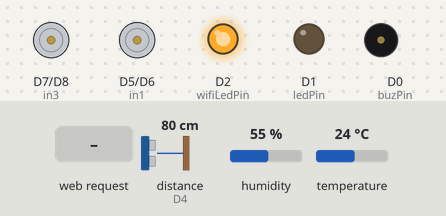
Simulated run of this sketch. Board: ESP8266 (NodeMCU). Shown: motor-driver pin pairs drawn as motors (green arrow = first pin HIGH = forward, orange = second pin HIGH = backward, longer = more drive), output pins drawn as LEDs (lit = HIGH), buzzer (waves = sounding, pin HIGH). The test bench sets the inputs (shaded band); at power-on: distance to the obstacle (sensor on D4) 80 cm, humidity 55 %, temperature 24 °C. The echo pulse lasts 58.3 µs per cm; pins used as bus, display or sensor lines are not drawn; what the sketch prints to the serial monitor is not drawn.

Above: at 1.2 s.
1.3 s: HTTP request GET /?State=F received
At 2.4 s:
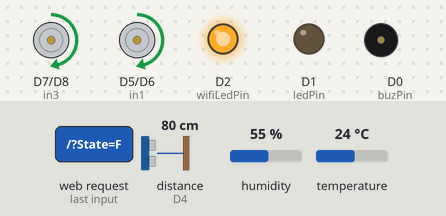
2.8 s: HTTP request GET /?State=B received
At 3.6 s:
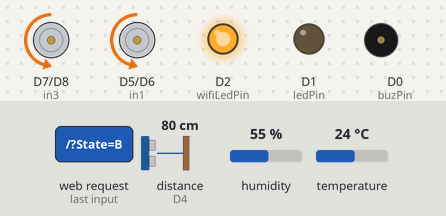
4.3 s: HTTP request GET /?State=R received
At 4.7 s:
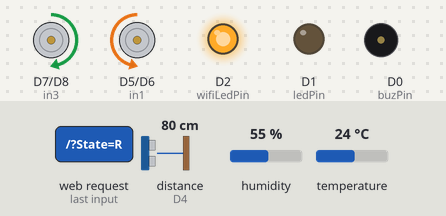
5.8 s: HTTP request GET /?State=L received
At 7.0 s:
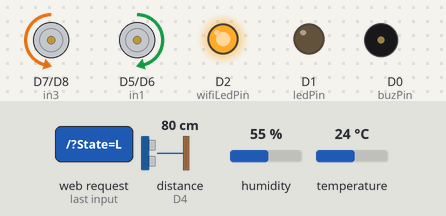
7.3 s: HTTP request GET /sensorData?State=B received
At 8.0 s:
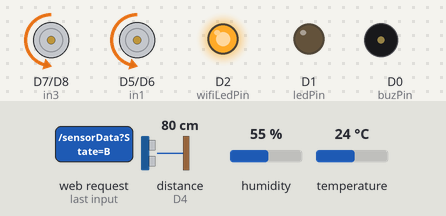
8.8 s: HTTP request GET /sensorData?State=R received
At 9.6 s:
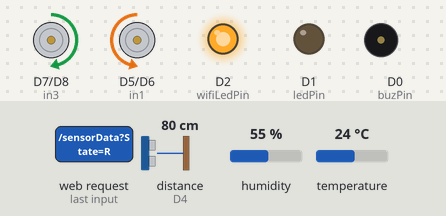
Timing chart, 0 to 11.3 s (numbered marks = the images above; inputs shaded):
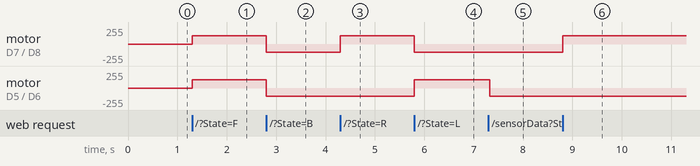

The sketch:

WiFi_RC_Car.ino
```cpp
#include <ESP8266WiFi.h>
#include <ESP8266WebServer.h>
#include <ArduinoOTA.h>
#include <DHT.h>

// Motor Control Pins
int in1 = D5;
int in2 = D6;
int in3 = D7;
int in4 = D8;

// Other Components
const int buzPin = D0;
const int ledPin = D1;
const int wifiLedPin = D2;

// Ultrasonic Sensor Pins
const int trigPin = D3;
const int echoPin = D4;

// DHT11 Temperature & Humidity Sensor
#define DHTPIN 3  // GPIO3 (RX)
#define DHTTYPE DHT11
DHT dht(DHTPIN, DHTTYPE);

String command;
int SPEED = 122;
int speed_Coeff = 3;

ESP8266WebServer server(80);
unsigned long previousMillis = 0;
String sta_ssid = "";
String sta_password = "";

void setup() {
  Serial.begin(115200);
  Serial.println("\n*WiFi Robot with Sensors*");

  pinMode(buzPin, OUTPUT);
  pinMode(ledPin, OUTPUT);
  pinMode(wifiLedPin, OUTPUT);
  pinMode(trigPin, OUTPUT);
  pinMode(echoPin, INPUT);

  digitalWrite(buzPin, LOW);
  digitalWrite(ledPin, LOW);
  digitalWrite(wifiLedPin, HIGH);

  pinMode(in1, OUTPUT);
  pinMode(in2, OUTPUT);
  pinMode(in3, OUTPUT);
  pinMode(in4, OUTPUT);
  digitalWrite(in1, LOW);
  digitalWrite(in2, LOW);
  digitalWrite(in3, LOW);
  digitalWrite(in4, LOW);

  dht.begin();  // Initialize DHT11 sensor

  WiFi.mode(WIFI_AP);
  WiFi.softAP("WiFi_RC_Car");
  IPAddress myIP = WiFi.softAPIP();
  Serial.print("AP IP address: ");
  Serial.println(myIP);

  server.on("/", HTTP_handleRoot);
  server.on("/sensorData", HTTP_handleSensorData);
  server.onNotFound(HTTP_handleRoot);
  server.begin();
  ArduinoOTA.begin();
}

void loop() {
  ArduinoOTA.handle();
  server.handleClient();
  command = server.arg("State");
  if (command == "F") Forward();
  else if (command == "B") Backward();
  else if (command == "R") TurnRight();
  else if (command == "L") TurnLeft();
  else if (command == "G") ForwardLeft();
  else if (command == "H") BackwardLeft();
  else if (command == "I") ForwardRight();
  else if (command == "J") BackwardRight();
  else if (command == "S") Stop();
  else if (command == "V") BeepHorn();
  else if (command == "W") TurnLightOn();
  else if (command == "w") TurnLightOff();
}

// 🖥 Web Page
void HTTP_handleRoot() {
  String html = R"rawliteral(
    <!DOCTYPE html>
    <html>
    <head>
        <title>ESP8266 Sensor Data</title>
        <style>
            body { font-family: Arial, sans-serif; text-align: center; background-color: #f2f2f2; }
            .container { width: 80%%; margin: auto; background: white; padding: 20px; box-shadow: 0px 0px 10px #aaa; border-radius: 10px; }
            h1 { color: #333; }
            .data-box { font-size: 24px; font-weight: bold; color: #007bff; margin: 10px; }
        </style>
        <script>
            function updateData() {
                fetch('/sensorData')
                .then(response => response.json())
                .then(data => {
                    document.getElementById('distance').innerText = data.distance + ' cm';
                    document.getElementById('temperature').innerText = data.temperature + ' °C';
                    document.getElementById('humidity').innerText = data.humidity + ' %';
                });
            }
            setInterval(updateData, 1000);
        </script>
    </head>
    <body>
        <div class="container">
            <h1>ESP8266 Sensor Data</h1>
            <p class="data-box">Distance: <span id="distance">--</span></p>
            <p class="data-box">Temperature: <span id="temperature">--</span></p>
            <p class="data-box">Humidity: <span id="humidity">--</span></p>
        </div>
    </body>
    </html>
  )rawliteral";

  server.send(200, "text/html", html);
}

// 🌡 Sensor Data Response
void HTTP_handleSensorData() {
  float distance = measureDistance();
  float temperature = dht.readTemperature();
  float humidity = dht.readHumidity();

  String response = "{\"distance\": " + String(distance) +
                    ", \"temperature\": " + String(temperature) +
                    ", \"humidity\": " + String(humidity) + "}";

  server.send(200, "application/json", response);
}

// 📏 Ultrasonic Distance Measurement
float measureDistance() {
  digitalWrite(trigPin, LOW);
  delayMicroseconds(2);
  digitalWrite(trigPin, HIGH);
  delayMicroseconds(10);
  digitalWrite(trigPin, LOW);
  long duration = pulseIn(echoPin, HIGH);
  float distance = duration * 0.034 / 2;
  return distance;
}

// 🏎 Motor Controls
void Forward() {
  analogWrite(in1, SPEED);
  digitalWrite(in2, LOW);
  analogWrite(in3, SPEED);
  digitalWrite(in4, LOW);
}

void Backward() {
  digitalWrite(in1, LOW);
  analogWrite(in2, SPEED);
  digitalWrite(in3, LOW);
  analogWrite(in4, SPEED);
}

void TurnRight() {
  digitalWrite(in1, LOW);
  analogWrite(in2, SPEED);
  analogWrite(in3, SPEED);
  digitalWrite(in4, LOW);
}

void TurnLeft() {
  analogWrite(in1, SPEED);
  digitalWrite(in2, LOW);
  digitalWrite(in3, LOW);
  analogWrite(in4, SPEED);
}

void ForwardLeft() {
  analogWrite(in1, SPEED);
  digitalWrite(in2, LOW);
  analogWrite(in3, SPEED / speed_Coeff);
  digitalWrite(in4, LOW);
}

void BackwardLeft() {
  digitalWrite(in1, LOW);
  analogWrite(in2, SPEED);
  digitalWrite(in3, LOW);
  analogWrite(in4, SPEED / speed_Coeff);
}

void ForwardRight() {
  analogWrite(in1, SPEED / speed_Coeff);
  digitalWrite(in2, LOW);
  analogWrite(in3, SPEED);
  digitalWrite(in4, LOW);
}

void BackwardRight() {
  digitalWrite(in1, LOW);
  analogWrite(in2, SPEED / speed_Coeff);
  digitalWrite(in3, LOW);
  analogWrite(in4, SPEED);
}

void Stop() {
  digitalWrite(in1, LOW);
  digitalWrite(in2, LOW);
  digitalWrite(in3, LOW);
  digitalWrite(in4, LOW);
}

// 🚨 Beep Horn
void BeepHorn() {
  digitalWrite(buzPin, HIGH);
  delay(150);
  digitalWrite(buzPin, LOW);
  delay(80);
}

// 💡 Lights
void TurnLightOn() {
  digitalWrite(ledPin, HIGH);
}

void TurnLightOff() {
  digitalWrite(ledPin, LOW);
}
```

Measured:
- after the input at 1.3 s, motor on D7 (in3) / D8 (in4), motor on D5 (in1) / D6 (in2): stopped → forward 122/255 at once
- after the input at 2.8 s, motor on D7 (in3) / D8 (in4), motor on D5 (in1) / D6 (in2): forward 122/255 → backward 122/255 at once
- after the input at 4.3 s, motor on D7 (in3) / D8 (in4): backward 122/255 → forward 122/255 at once
- after the input at 5.8 s, motor on D7 (in3) / D8 (in4): forward 122/255 → backward 122/255 at once; motor on D5 (in1) / D6 (in2): backward 122/255 → forward 122/255 at once
- after the input at 7.3 s, motor on D5 (in1) / D6 (in2): forward 122/255 → backward 122/255 at once
- after the input at 8.8 s, motor on D7 (in3) / D8 (in4): backward 122/255 → forward 122/255 at once
